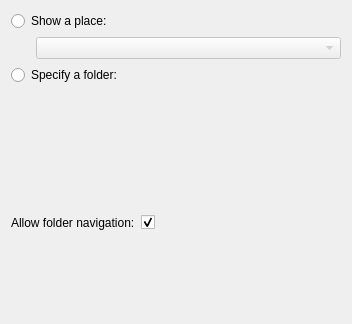
<?xml version="1.0" encoding="UTF-8"?>
<ui version="4.0">
 <class>LocalVideosConfig</class>
 <widget class="QWidget" name="LocalVideosConfig">
  <property name="geometry">
   <rect>
    <x>0</x>
    <y>0</y>
    <width>352</width>
    <height>324</height>
   </rect>
  </property>
  <layout class="QVBoxLayout" name="verticalLayout">
   <item>
    <widget class="QRadioButton" name="showPlace">
     <property name="text">
      <string>Show a place:</string>
     </property>
    </widget>
   </item>
   <item>
    <layout class="QHBoxLayout" name="horizontalLayout">
     <item>
      <spacer name="horizontalSpacer">
       <property name="orientation">
        <enum>Qt::Horizontal</enum>
       </property>
       <property name="sizeType">
        <enum>QSizePolicy::Fixed</enum>
       </property>
       <property name="sizeHint" stdset="0">
        <size>
         <width>25</width>
         <height>20</height>
        </size>
       </property>
      </spacer>
     </item>
     <item>
      <widget class="QComboBox" name="placesCombo">
       <property name="enabled">
        <bool>false</bool>
       </property>
      </widget>
     </item>
    </layout>
   </item>
   <item>
    <widget class="QRadioButton" name="showCustomFolder">
     <property name="text">
      <string>Specify a folder:</string>
     </property>
    </widget>
   </item>
   <item>
    <layout class="QHBoxLayout" name="horizontalLayout_3">
     <property name="spacing">
      <number>0</number>
     </property>
     <item>
      <spacer name="horizontalSpacer_2">
       <property name="orientation">
        <enum>Qt::Horizontal</enum>
       </property>
       <property name="sizeType">
        <enum>QSizePolicy::Minimum</enum>
       </property>
       <property name="sizeHint" stdset="0">
        <size>
         <width>25</width>
         <height>18</height>
        </size>
       </property>
      </spacer>
     </item>
     <item>
      <widget class="KUrlRequester" name="urlRequester">
       <property name="enabled">
        <bool>false</bool>
       </property>
       <property name="sizePolicy">
        <sizepolicy hsizetype="Expanding" vsizetype="Preferred">
         <horstretch>0</horstretch>
         <verstretch>0</verstretch>
        </sizepolicy>
       </property>
       <property name="clickMessage">
        <string>Type a path or a URL here</string>
       </property>
      </widget>
     </item>
    </layout>
   </item>
   <item>
    <spacer name="verticalSpacer">
     <property name="orientation">
      <enum>Qt::Vertical</enum>
     </property>
     <property name="sizeType">
      <enum>QSizePolicy::Minimum</enum>
     </property>
     <property name="sizeHint" stdset="0">
      <size>
       <width>20</width>
       <height>20</height>
      </size>
     </property>
    </spacer>
   </item>
   <item>
    <layout class="QFormLayout" name="formLayout">
     <property name="fieldGrowthPolicy">
      <enum>QFormLayout::ExpandingFieldsGrow</enum>
     </property>
     <item row="0" column="0">
      <widget class="QLabel" name="label_5">
       <property name="text">
        <string>Allow folder navigation:</string>
       </property>
      </widget>
     </item>
     <item row="0" column="1">
      <widget class="QCheckBox" name="folderNavigationCheckBox">
       <property name="text">
        <string/>
       </property>
       <property name="checked">
        <bool>true</bool>
       </property>
       <property name="autoRepeat">
        <bool>false</bool>
       </property>
      </widget>
     </item>
    </layout>
   </item>
  </layout>
 </widget>
 <customwidgets>
  <customwidget>
   <class>KUrlRequester</class>
   <extends>QFrame</extends>
   <header>kurlrequester.h</header>
   <container>1</container>
  </customwidget>
 </customwidgets>
 <resources/>
 <connections>
  <connection>
   <sender>showPlace</sender>
   <signal>toggled(bool)</signal>
   <receiver>placesCombo</receiver>
   <slot>setEnabled(bool)</slot>
   <hints>
    <hint type="sourcelabel">
     <x>199</x>
     <y>14</y>
    </hint>
    <hint type="destinationlabel">
     <x>214</x>
     <y>41</y>
    </hint>
   </hints>
  </connection>
  <connection>
   <sender>showCustomFolder</sender>
   <signal>toggled(bool)</signal>
   <receiver>urlRequester</receiver>
   <slot>setEnabled(bool)</slot>
   <hints>
    <hint type="sourcelabel">
     <x>199</x>
     <y>69</y>
    </hint>
    <hint type="destinationlabel">
     <x>212</x>
     <y>97</y>
    </hint>
   </hints>
  </connection>
 </connections>
</ui>
